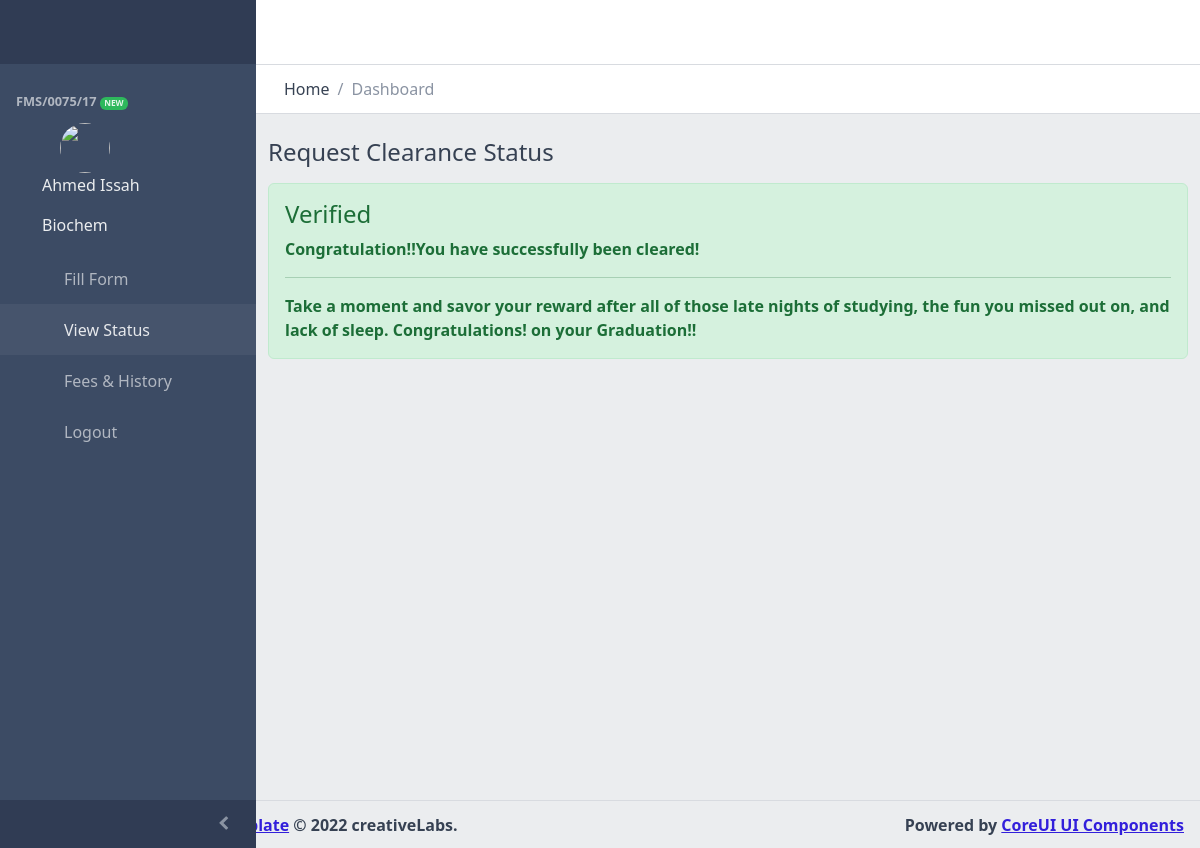
Page /student/view-status.php (signed in) on the committed database.
### tables this page shows
CREATE TABLE `students` (
  `id` int(11) NOT NULL,
  `studentid` varchar(255) NOT NULL,
  `studentfullname` varchar(255) NOT NULL,
  `studentdepartment` varchar(255) NOT NULL,
  `studentprogramme` varchar(255) NOT NULL,
  `date` varchar(255) NOT NULL,
  `gender` varchar(255) NOT NULL,
  `password` varchar(255) NOT NULL,
  `studentclearancestatus` varchar(11) NOT NULL,
  `profilepic` varchar(255) NOT NULL,
  `computerlab` int(11) NOT NULL,
  `accountant` int(11) NOT NULL,
  `librarian` int(11) NOT NULL,
  `sportscoach` int(11) NOT NULL,
  `laboratory` int(11) NOT NULL,
  `deanincharge` int(11) NOT NULL,
  `halltutor` int(11) NOT NULL,
  `status` int(11) NOT NULL
);

### student/view-status.php (the view, shortened to what this page needs)
<?php
    require_once("./auxiliaries.php");
;?>
<?php require_once("./includes/head-ui.php");?>
  <body>
<?php require_once("./includes/side-bar-ui.php");?>
    <?php require_once("./includes/header-ui.php");?>
     <div class="container">
        <h4>Request Clearance Status</h4>
                <?php
                $studentid = $_SESSION['studentid'];
                    $sqlStatus = "SELECT * FROM students WHERE studentid = :studentid";
                    $statement = $conn->prepare($sqlStatus);
                    $results = $statement->execute([
                        ':studentid' => $studentid
                    ]);
                    $columns = $statement->fetchAll();
                    if($results){
                        foreach($columns as $column){
                            $status = $column['status'];
                            $computerlab = $column['computerlab'];
                            $accountant = $column['accountant'];
                            $librarian = $column['librarian'];
                            $sportscoach = $column['sportscoach'];
                            $laboratory = $column['laboratory'];
                            $deanincharge = $column['deanincharge'];
                            $halltutor = $column['halltutor'];
                            if($computerlab == 1 && $accountant == 1 && $librarian == 1 && $sportscoach == 1
                            && $laboratory == 1 && $deanincharge == 1 && $halltutor == 1){
                            $status = 1;
                            } else{
                              $sqlUpdate = "UPDATE students SET status = 0";
                              $status = 0;
                            }
                        }
                        if($status == 0){
                            $statusCode = "Not Verified";
                            $statusalert = "alert alert-danger";
                            $statutitle = "Pending";
                            $statusmessage = "Please hold on for a while! Clearance in progress!!";
                        } elseif($status == 1){
                            $statusCode = "Verified";
                            $statutitle = "<strong>"."Congratulation!!"."<strong>". "You have successfully been cleared!";
                            $statusalert = "alert alert-success";
                            $statusmessage = "Take a moment and savor your reward after all of those late nights of studying,
                            the fun you missed out on, and lack of sleep. Congratulations! on your Graduation!!";
                        }
                    }
                ;?>
                <div class="<?= $statusalert;?>" role="alert">
                <h4 class="alert-heading"><?php echo $statusCode;?></h4>
                <p><?php echo $statutitle;?></p>
                <hr>
                <p class="mb-0">
                <?php echo $statusmessage;?>
                </p>
                </div>
                  </div>
                </div>
     <?php require_once("./includes/footer-ui.php");?>
     <?php require_once("./includes/bottom-files.php");?>

### student/includes/side-bar-ui.php (shortened to what this page needs)
<?php
    require_once("../config.php");
    $studentid = $_SESSION['studentid'];
    $sqlStudentsInfo = "SELECT * FROM students WHERE studentid = :studentid";
    $statement = $conn->prepare($sqlStudentsInfo);
    $results = $statement->execute([
      ':studentid' => $studentid
    ]);
    $columns = $statement->fetchAll();
    if($results){
      foreach($columns as $column){
        $studentid = $column['studentid'];
        $fullname = $column['studentfullname'];
        $studentdepartment = $column['studentdepartment'];
      }
    } else{
      $_SESSION['message'] = "Sorry!! Try Again Later!! Something went wrong";
      $_SESSION['alert'] = "alert alert-danger";
    }
;?>
<div class="sidebar sidebar-dark sidebar-fixed" id="sidebar">
<div class="sidebar-brand d-none d-md-flex">
  <svg class="sidebar-brand-full" width="118" height="46" alt="CoreUI Logo">
  </svg>
</div>
<ul class="sidebar-nav" data-coreui="navigation" data-simplebar="">
  <li class="nav-title"><?= $studentid;?> <span class="badge badge-sm bg-success ms-auto">NEW</span></li>
    <li class="nav-item">
    <div class="rounded-circle">
      <img src="././assets/img/admin.jpg" style="margin-left: 60px;" class="avatar" alt="" srcset="">
    </div>
    <div class="container">
    <p style="margin-left: 30px;" class="text-light"><?= $fullname;?> </p>
    <p style="margin-left: 30px;" class="text-light"> <?= $studentdepartment;?></p>
    </div>
    </li>
  <li class="nav-item"><a class="nav-link" href="././request-form.php">
      <svg class="nav-icon">
        <use xlink:href="vendors/@coreui/icons/svg/free.svg#cil-cursor"></use>
      </svg> Fill Form</a></li>
  <li class="nav-item"><a class="nav-link" href="././view-status.php">
      <svg class="nav-icon">
        <use xlink:href="vendors/@coreui/icons/svg/free.svg#cil-pencil"></use>
      </svg> View Status</a></li>
      <li class="nav-item"><a class="nav-link" href="././student-fees.php">
      <svg class="nav-icon">
        <use xlink:href="vendors/@coreui/icons/svg/free.svg#cil-notes"></use>
      </svg> Fees & History</a></li>
      <li class="nav-item"><a class="nav-link" href="././logout.php">
      <svg class="nav-icon">
        <use xlink:href="vendors/@coreui/icons/svg/free.svg#cil-notes"></use>
      </svg> Logout</a></li>
</ul>
<button class="sidebar-toggler" type="button" data-coreui-toggle="unfoldable"></button>
</div>

### student/includes/side-bar-ui.php (style rules this page uses)
.avatar { vertical-align: middle; width: 50px; height: 50px; border-radius: 50%; }

### rows in the picture
students: studentid "FMS/0075/17", studentfullname "Ahmed Issah", studentdepartment "Biochem", statusCode "Verified", statusmessage "Take a moment and savor your reward after all of those late nights of studying, the fun you missed out on, and lack of sleep. Congratulations! on your Graduation!!"
